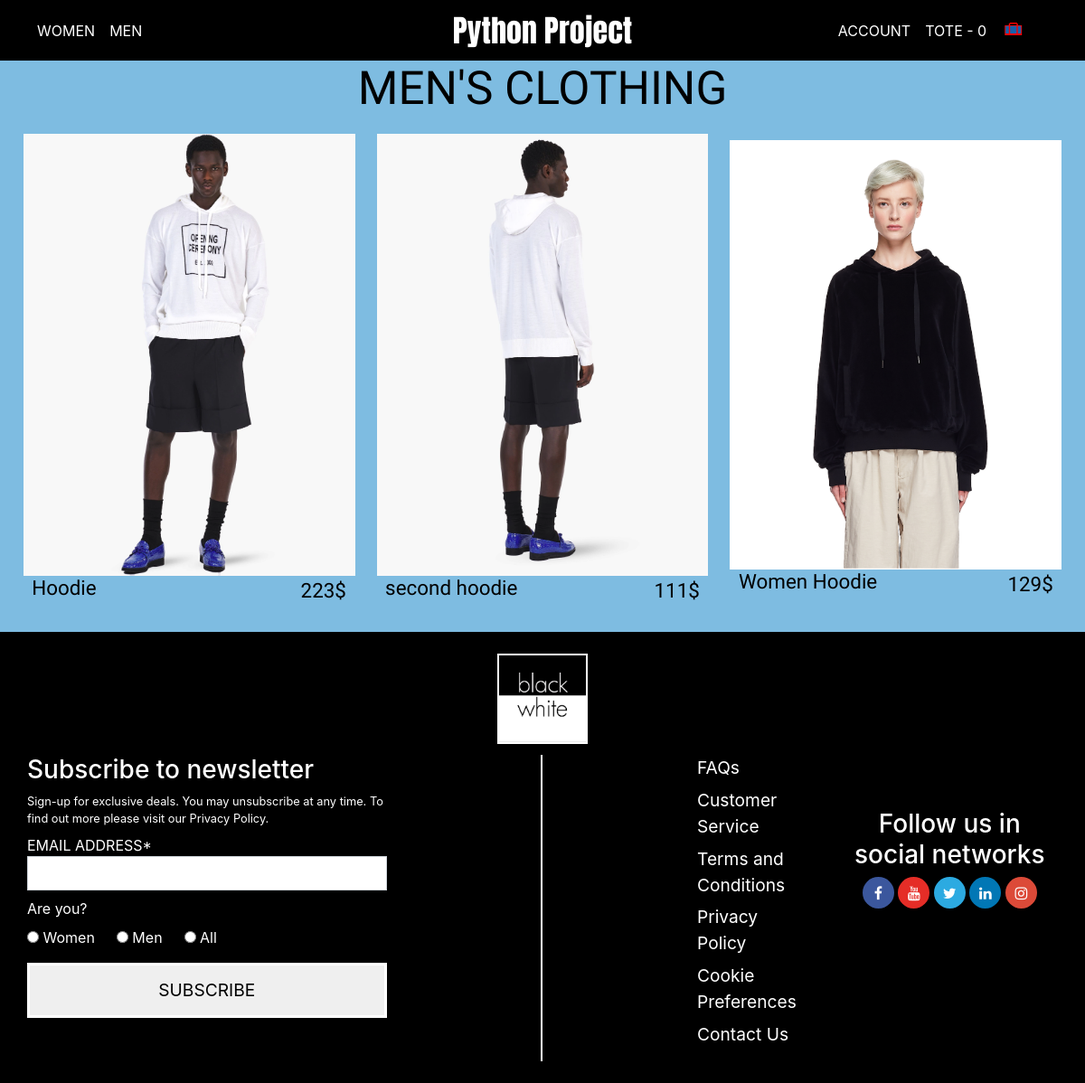
The page / on the database its author committed.
### task/models.py (models this page shows, shortened)
class Product(models.Model):
    name = models.CharField(max_length=200, null=True)
    price = models.IntegerField()
    digital = models.BooleanField(default=False, null=True, blank=False)
    GENDER_CHOICES = (
        ('A', 'All'),
        ('M', 'Men'),
        ('W', 'Women'),
    )
    gender = models.CharField(default=3, max_length=1, choices=GENDER_CHOICES)
    color = models.CharField(max_length=20, null=True)
    image = models.ImageField(null=True, blank=True)
    @property
    def imageURL(self):
        try:
            url = self.image.url
        except:
            url = ''
        return url

### task/views.py (the view)
# urls.py: 2. Add a URL to urlpatterns:  path('', views.home, name='home')
def home(request):
    data = cartData(request)
    cartItems = data['cartItems']
    order = data['order']
    items = data['items']
    all_items = Product.objects.all()
    context = {'all_items': all_items, 'cartItems': cartItems}
    return render(request, 'index.html', context)

### task/utils.py (called while the page is built, shortened)
def cookieCart(request):
    try:
        cart = json.loads(request.COOKIES['cart'])
    except:
        cart = {}
        print('CART:', cart)
    items = []
    order = {'get_cart_total': 0, 'get_cart_items': 0, 'shipping': False}
    cartItems = order['get_cart_items']
    return {'cartItems': cartItems, 'order': order, 'items': items}

def cartData(request):
    if request.user.is_authenticated:
        customer = request.user.customer
        order, created = Order.objects.get_or_create(customer=customer, complete=False)
        items = order.orderitem_set.all()
        cartItems = order.get_cart_items
    else:
        cookieData = cookieCart(request)
        cartItems = cookieData['cartItems']
        order = cookieData['order']
        items = cookieData['items']
    return {'cartItems': cartItems, 'order': order, 'items': items}

### task/templates/index.html (shortened to what this page needs)
{% extends 'base.html' %}
{% load static %}
{% block body %}
     <div class="page-header">
        <h1 class="header-text">MEN'S CLOTHING</h1>
    </div>
    <ul class="all-items  ">
        {% for product in all_items %}
        <li class="item "><a href="/item_detail/{{product.id}}/">
            <div class="item-img"><img sizes="100vw" src="{{ product.imageURL }}" alt=""></div>
            <div class="item-info">
                <h2 class="item-name">{{ product.name }}</h2>
                <div class="item-price">
                    <span class="span-item-price">{{ product.price }}$</span>
                </div>
            </div>
        </a></li>
    {% endfor %}
    </ul>
{% endblock %}

### task/static/css/style.css (style rules this page uses)
* { margin: 0; padding: 0; box-sizing: border-box; }
li { list-style-type: none; }
.page-header { width: 100%; display: flex; justify-content: center; align-items: center; }
.header-text { text-transform: uppercase; font-size: 3.2rem; color: black; font-family: 'Alata'; }
img { width: 100%; }
.all-items { padding-left: 1.6rem; padding-right: 1.6rem; display: flex; align-items: center; width: 100%; flex-wrap: wrap; }
.item { flex-wrap: wrap; margin: 1% 0; display: list-item; list-style: none; width: calc(((((100% - (2 * 0px) - (2.4500000000000000rem * (12 - 1 ))) / 12) * 3) + ((2) * 2.4000000000000004rem)) + (0 * 2.4000000000000004rem)); }
.item-info { display: flex; margin: 0 0.6rem; }
.item-price { margin-left: auto; display: flex; }
.span-item-price, .item-name { font-size: 1.4rem; color: black; font-family: 'Titillium Web', sans-serif; }
@media screen and (min-width:761px) and (max-width:1440px) { .item { width: calc((100% / 3) - 1rem); margin-right: 1.5rem; } }
@media screen and (min-width:761px) and (max-width:1440px) { .item:nth-of-type(3n) { margin-right: 0; } }

### rows shown on the page
Product: imageURL (picture), name "Hoodie", price "223"
Product: imageURL (picture), name "second hoodie", price "111"
Product: imageURL (picture), name "Women Hoodie", price "129"

### other values the page prints
{{ cartItems }} "0"
